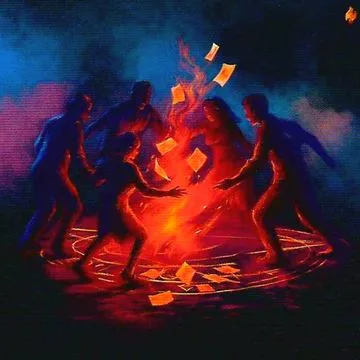
#> input picture client/assets/images/hunt.webp, 360 x 360 px
$ python -i visual_tags.py   (imports and definitions only)
#> lines starting #> are read from the running program, lines starting #| are printed output that depends on the picture; after the words box and inside, x2 and y2 are one past the last pixel; in counts of white or black regions, pixels touching at a corner belong together
"""Визуальные теги карт: цвет и форма предмета — в дополнение к смысловым тегам tags.json.

Предмет на карте лежит на бирюзовом «дымном» фоне. Отделяем его от фона по цвету,
затем считаем:
  * цвета — доли пикселей предмета по корзинам (red, orange, yellow, green, blue, purple,
    pink, brown, black, white, gray); берём цвета, которых не меньше 18%, но не больше двух;
  * форму — по маске предмета: вытянутость (главные оси), заполненность выпуклой оболочки и
    направление: shape-long, shape-round, shape-spiky, shape-tall, shape-wide, shape-diagonal.

Запуск: python tools/cards/visual_tags.py client/assets/cards  (дописывает теги в tags.json;
ранее добавленные визуальные теги заменяются, смысловые не трогаются).
"""

from __future__ import annotations

import colorsys
import json
import math
import os
import sys

import numpy as np
from scipy import ndimage
from PIL import Image

SIZE = 128
COLORS = ["red", "orange", "yellow", "green", "blue", "purple", "pink", "brown", "black", "white", "gray"]
SHAPES = ["shape-long", "shape-round", "shape-compact", "shape-spiky", "shape-tall", "shape-wide", "shape-diagonal"]
VISUAL = set(SHAPES)  # цвета не удаляем: часть из них проставлена вручную


def load(path: str) -> np.ndarray:
    img = Image.open(path).convert("RGB").resize((SIZE, SIZE), Image.BILINEAR)
    return np.asarray(img, dtype=np.float32) / 255.0


def hsv(rgb: np.ndarray) -> np.ndarray:
    flat = rgb.reshape(-1, 3)
    out = np.array([colorsys.rgb_to_hsv(*p) for p in flat], dtype=np.float32)
    return out.reshape(rgb.shape)


def foreground(rgb: np.ndarray) -> np.ndarray:
    """Маска предмета: всё, что не похоже на бирюзовый фон и белёсый дым."""
    h = hsv(rgb)
    hue, sat, val = h[..., 0] * 360, h[..., 1], h[..., 2]
    r, g, b = rgb[..., 0], rgb[..., 1], rgb[..., 2]
    teal = (hue > 160) & (hue < 215) & (sat > 0.08)
    # Дым: светлый, слабо насыщенный, с холодным оттенком (синий/зелёный заметно выше красного).
    smoke = (sat < 0.25) & (b - r > 0.04) & (g - r > 0.02)
    mask = ~(teal | smoke)
    # Убираем рамку: по краю карты предмета обычно нет.
    m = SIZE // 16
    mask[:m, :] = mask[-m:, :] = False
    mask[:, :m] = mask[:, -m:] = False
    return clean(mask)


def clean(mask: np.ndarray) -> np.ndarray:
    """Простейшая морфология: пиксель остаётся, если у него хотя бы 5 из 8 соседей — тоже предмет."""
    p = np.pad(mask, 1).astype(np.int8)
    n = sum(
        p[1 + dy : 1 + dy + mask.shape[0], 1 + dx : 1 + dx + mask.shape[1]]
        for dy in (-1, 0, 1)
        for dx in (-1, 0, 1)
        if dy or dx
    )
    mask = mask & (n >= 5)
    # Оставляем крупные куски: самый большой и те, что не меньше 15% от него (крошки дыма — прочь).
    labels, count = ndimage.label(mask)
    if count == 0:
        return mask
    sizes = ndimage.sum(mask, labels, range(1, count + 1))
    keep = [i + 1 for i, size in enumerate(sizes) if size >= 0.15 * sizes.max()]
    return np.isin(labels, keep)


def color_name(r: float, g: float, b: float) -> str:
    h, s, v = colorsys.rgb_to_hsv(r, g, b)
    hue = h * 360
    if v < 0.18:
        return "black"
    if s < 0.18:
        return "white" if v > 0.75 else "gray" if v > 0.3 else "black"
    if hue < 15 or hue >= 340:
        return "red" if v > 0.35 else "brown"
    if hue < 40:
        return "orange" if v > 0.6 and s > 0.45 else "brown"
    if hue < 70:
        return "yellow" if v > 0.5 else "brown"
    if hue < 165:
        return "green"
    if hue < 255:
        return "blue"
    if hue < 290:
        return "purple"
    return "pink"


def colors(rgb: np.ndarray, mask: np.ndarray) -> list[str]:
    pixels = rgb[mask]
    if len(pixels) < 30:
        return []
    counts: dict[str, int] = {}
    for p in pixels[:: max(1, len(pixels) // 1500)]:
        name = color_name(*map(float, p))
        counts[name] = counts.get(name, 0) + 1
    total = sum(counts.values())
    ranked = sorted(counts.items(), key=lambda kv: -kv[1])
    return [name for name, n in ranked if n / total >= 0.18][:2]


def hull_area(points: np.ndarray) -> float:
    """Площадь выпуклой оболочки (монотонная цепь Эндрю)."""
    pts = sorted(set(map(tuple, points.tolist())))
    if len(pts) < 3:
        return float(len(pts))

    def cross(o, a, b):
        return (a[0] - o[0]) * (b[1] - o[1]) - (a[1] - o[1]) * (b[0] - o[0])

    lower: list = []
    for p in pts:
        while len(lower) >= 2 and cross(lower[-2], lower[-1], p) <= 0:
            lower.pop()
        lower.append(p)
    upper: list = []
    for p in reversed(pts):
        while len(upper) >= 2 and cross(upper[-2], upper[-1], p) <= 0:
            upper.pop()
        upper.append(p)
    hull = lower[:-1] + upper[:-1]
    area = 0.0
    for i in range(len(hull)):
        x1, y1 = hull[i]
        x2, y2 = hull[(i + 1) % len(hull)]
        area += x1 * y2 - x2 * y1
    return abs(area) / 2


def shapes(mask: np.ndarray) -> list[str]:
    ys, xs = np.nonzero(mask)
    if len(xs) < 60:
        return []
    pts = np.stack([xs, ys], axis=1).astype(np.float64)
    cov = np.cov((pts - pts.mean(axis=0)).T)
    evals, evecs = np.linalg.eigh(cov)
    elong = math.sqrt(max(evals[1], 1e-6) / max(evals[0], 1e-6))
    solidity = len(xs) / max(hull_area(pts), 1.0)
    angle = abs(math.degrees(math.atan2(evecs[1, 1], evecs[0, 1]))) % 180  # 0 — горизонталь, 90 — вертикаль

    tags = []
    if elong >= 2.6:
        tags.append("shape-long")
    if solidity < 0.65 and elong < 2:
        tags.append("shape-spiky")
    elif elong < 1.4 and solidity > 0.75:
        # Круглое — если заполняет описанный круг вокруг центра; иначе просто «плотное».
        reach = np.sqrt(((pts - pts.mean(axis=0)) ** 2).sum(axis=1)).max()
        circle = len(xs) / (math.pi * reach * reach)
        tags.append("shape-round" if circle > 0.6 else "shape-compact")
    if elong >= 1.5:
        if 60 <= angle <= 120:
            tags.append("shape-tall")
        elif angle <= 25 or angle >= 155:
            tags.append("shape-wide")
        else:
            tags.append("shape-diagonal")
    return tags


def visual_tags(path: str) -> list[str]:
    rgb = load(path)
    mask = foreground(rgb)
#> in foreground, `hue, sat, val = h[..., 0] * 360, h[..., 1], h[..., 2]`:
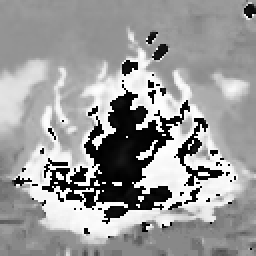
#> hue: shape (128, 128) float32 (shown 2 times larger); min 0, max 359.7, mean 218.6; drawn with min black and max white
#> in foreground, `hue, sat, val = h[..., 0] * 360, h[..., 1], h[..., 2]`:
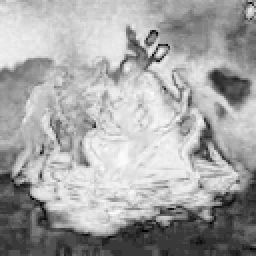
#> sat: shape (128, 128) float32 (shown 2 times larger); min 0, max 0.992, mean 0.648
#> in foreground, `r, g, b = rgb[..., 0], rgb[..., 1], rgb[..., 2]`:
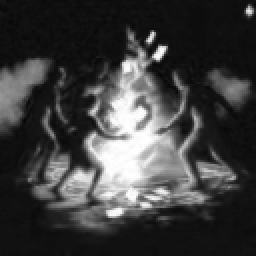
#> r: shape (128, 128) float32 (shown 2 times larger); min 0.0196, max 1, mean 0.243
#> in foreground, `r, g, b = rgb[..., 0], rgb[..., 1], rgb[..., 2]`:
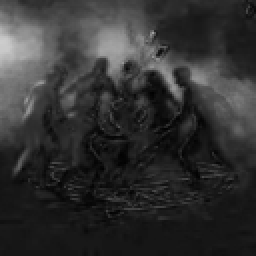
#> b: shape (128, 128) float32 (shown 2 times larger); min 0.00392, max 0.804, mean 0.194
#> in foreground, `teal = (hue > 160) & (hue < 215) & (sat > 0.08)`:
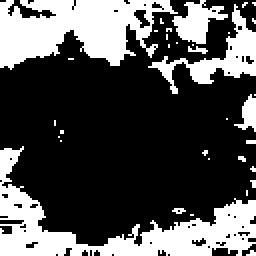
#> teal: shape (128, 128) bool (shown 2 times larger); 31.7% white; 34 white regions (28 under 20 px), largest, box (x1, y1, x2, y2) and area: (0, 73, 128, 128) 2104, (0, 0, 89, 35) 1921, (74, 2, 128, 47) 621, (86, 0, 114, 22) 310, (117, 47, 128, 66) 106, (94, 23, 104, 27) 21
#> in foreground, `smoke = (sat < 0.25) & (b - r > 0.04) & (g - r > 0.02)`: smoke: shape (128, 128) bool; every value is 0
#> in foreground, `mask[:, :m] = mask[:, -m:] = False`: mask: shape (128, 128) bool; 59.8% white; 20 black regions (18 under 20 px), largest, box (x1, y1, x2, y2) and area: (0, 0, 128, 128) 6518, (94, 23, 104, 27) 21
#> in clean, `p = np.pad(mask, 1).astype(np.int8)`: p: shape (130, 130) int8; values 0 (black) and 1 (white), 57.9% white; 20 black regions (18 under 20 px), largest, box (x1, y1, x2, y2) and area: (0, 0, 130, 130) 7034, (95, 24, 105, 28) 21
#> in clean, `mask = mask & (n >= 5)`:
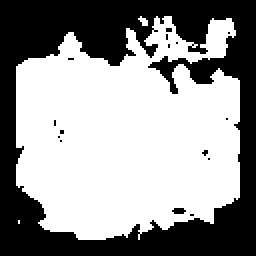
#> mask: shape (128, 128) bool (shown 2 times larger); 58.3% white; 16 black regions (15 under 20 px), largest, box (x1, y1, x2, y2) and area: (0, 0, 128, 128) 6787
#> in clean, `labels, count = ndimage.label(mask)`:
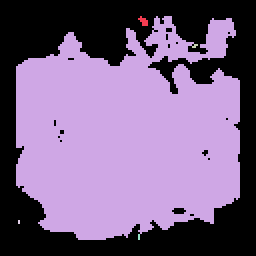
#> labels: shape (128, 128) int32 (shown 2 times larger); 6 distinct labels, from 0 to 5; one colour per label, 0 black
#> in clean, `labels, count = ndimage.label(mask)`: count = 5
#> in clean, `sizes = ndimage.sum(mask, labels, range(1, count + 1))`: sizes = [15, 9521, 4, 2, 3]
#> in clean, `keep = [i + 1 for i, size in enumerate(sizes) if size >= 0.15 * sizes...`: keep = [2]
#> in clean, `return np.isin(labels, keep)`: returned value: shape (128, 128) bool; 58.1% white; 16 black regions (15 under 20 px), largest, box (x1, y1, x2, y2) and area: (0, 0, 128, 128) 6811
    return colors(rgb, mask) + shapes(mask)
#> the loop in colors, `for p in pixels[:: max(1, len(pixels) // 1500)]:` made 1587 passes
#> (p, h in color_name, s in color_name, v in color_name, hue in color_name, name) on passes 1 to 3: ([0.051, 0.114, 0.204], 0.598, 0.75, 0.204, 215.4, 'blue'), ([0.051, 0.11, 0.196], 0.599, 0.74, 0.196, 215.7, 'blue'), ([0.0627, 0.0863, 0.133], 0.611, 0.529, 0.133, 220, 'black')
#> after the loop in colors, `for p in pixels[:: max(1, len(pixels) // 1500)]:`: counts = {'blue': 295, 'black': 353, 'purple': 48, 'brown': 153, 'pink': 132, 'orange': 46, 'red': 555, 'gray': 5}
#> in colors, `total = sum(counts.values())`: total = 1587
#> in colors, `ranked = sorted(counts.items(), key=lambda kv: -kv[1])`: ranked = [('red', 555), ('black', 353), ('blue', 295), ('brown', 153), ('pink', 132), ('purple', 48), ('orange', 46), ('gray', 5)]
#> in shapes, `ys, xs = np.nonzero(mask)`: ys = 9521 values from 8 to 119; xs = 9521 values, max 119 at index 1709, min 8 at index 1014, mean 63.38
#> in shapes, `pts = np.stack([xs, ys], axis=1).astype(np.float64)`: pts = 9521 pairs, first value 8 to 119, second value 8 to 119
#> in shapes, `cov = np.cov((pts - pts.mean(axis=0)).T)`: cov = [[949.3, -42.4], [-42.4, 706.7]]
#> in shapes, `evals, evecs = np.linalg.eigh(cov)`: evals = [699.5, 956.5]; evecs = [[-0.167, -0.986], [-0.986, 0.167]]
#> in shapes, `elong = math.sqrt(max(evals[1], 1e-6) / max(evals[0], 1e-6))`: elong = 1.17
#> the loop in hull_area, `for p in pts:` made 9521 passes
#> p on passes 1 to 3: (8, 33), (8, 34), (8, 35)
#> after the loop in hull_area, `for p in pts:`: lower = [(8, 33), (9, 32), (12, 30), (34, 16), (78, 8), (85, 8), (115, 9), (116, 11), (117, 15), (119, 40), (119, 98)]
#> the loop in hull_area, `for p in reversed(pts):` made 9521 passes
#> p on passes 1 to 3: (119, 98), (119, 97), (119, 96)
#> after the loop in hull_area, `for p in reversed(pts):`: upper = [(119, 98), (106, 111), (63, 118), (52, 119), (39, 119), (25, 115), (22, 114), (19, 111), (8, 92), (8, 33)]
#> in hull_area, `hull = lower[:-1] + upper[:-1]`: hull = [(8, 33), (9, 32), (12, 30), (34, 16), (78, 8), (85, 8), (115, 9), (116, 11), (117, 15), (119, 40), (119, 98), (106, 111), (63, 118), (52, 119), (39, 119), (25, 115), (22, 114), (19, 111), (8, 92)]
#> the loop in hull_area, `for i in range(len(hull)):` made 19 passes
#> (x1, y1, x2, y2, area) on passes 1 to 12: (8, 33, 9, 32, -41), (9, 32, 12, 30, -155), (12, 30, 34, 16, -983), (34, 16, 78, 8, -1959), (78, 8, 85, 8, -2015), (85, 8, 115, 9, -2170), (115, 9, 116, 11, -1949), (116, 11, 117, 15, -1496), (117, 15, 119, 40, 1399), (119, 40, 119, 98, 8301), (119, 98, 106, 111, 11122), (106, 111, 63, 118, 16637)
#> after the loop in hull_area, `for i in range(len(hull)):`: area = 22039
#> in shapes, `solidity = len(xs) / max(hull_area(pts), 1.0)`: solidity = 0.864
#> in shapes, `angle = abs(math.degrees(math.atan2(evecs[1, 1], evecs[0, 1]))) % 180`: angle = 170.4
#> in shapes, `reach = np.sqrt(((pts - pts.mean(axis=0)) ** 2).sum(axis=1)).max()`: reach = 78.16
#> in shapes, `circle = len(xs) / (math.pi * reach * reach)`: circle = 0.496


def merge(existing: list[str], visual: list[str]) -> list[str]:
    kept = [t for t in existing if t not in VISUAL]
    return kept + [t for t in visual if t not in kept]


def main(folder: str) -> None:
    tags_path = os.path.join(folder, "tags.json")
    with open(tags_path, encoding="utf-8") as f:
        tags: dict[str, list[str]] = json.load(f)
    for card in sorted(tags):
        image = os.path.join(folder, card + ".webp")
        if os.path.exists(image):
            tags[card] = merge(tags[card], visual_tags(image))
    with open(tags_path, "w", encoding="utf-8") as f:
        f.write("{\n")
        f.write(",\n".join(f" {json.dumps(k)}: {json.dumps(v, ensure_ascii=False)}" for k, v in tags.items()))
        f.write("\n}\n")


# [2 lines not run here, left out]

>>> result = visual_tags('../../client/assets/images/hunt.webp')
#> result = ['red', 'black', 'shape-compact']
